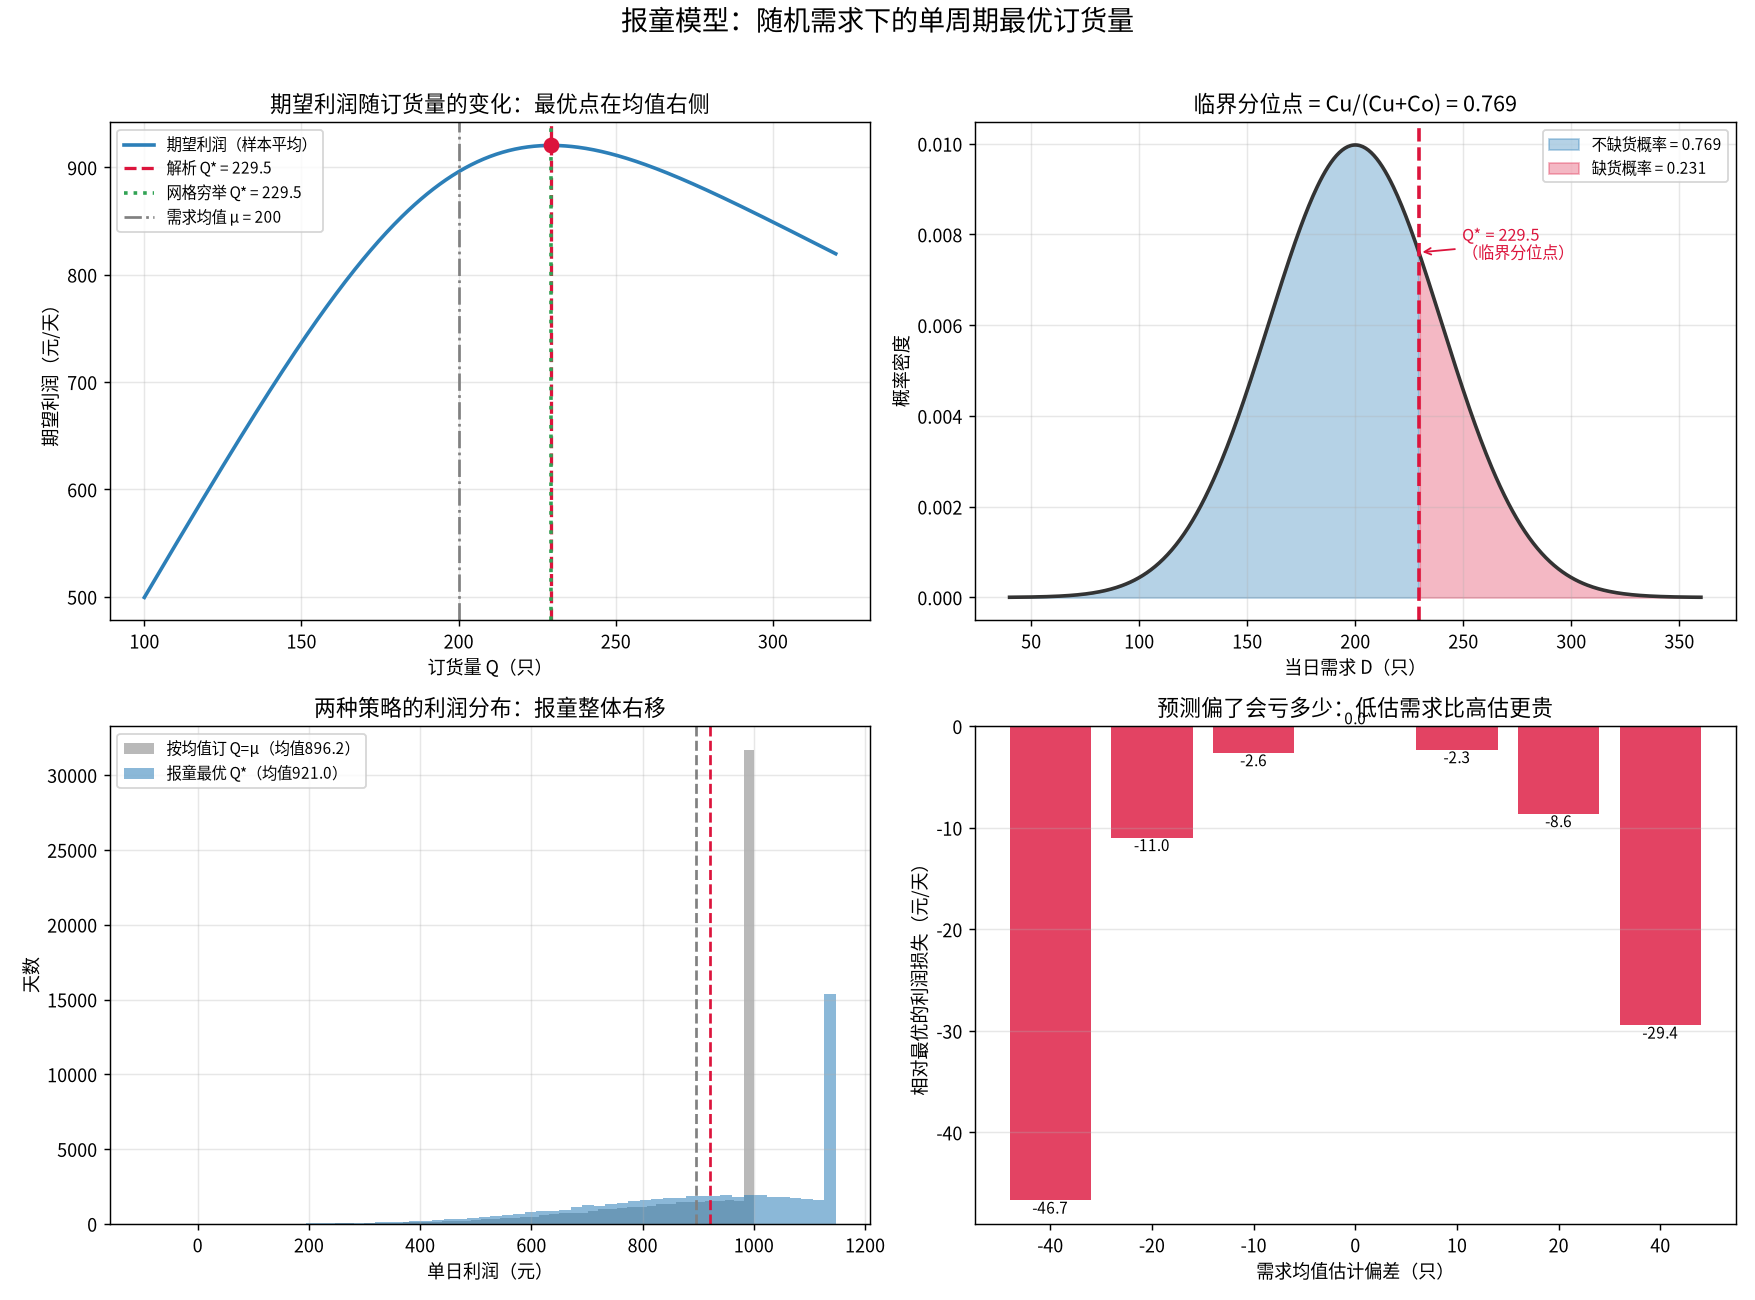

The script that saved this image:
# -*- coding: utf-8 -*-
"""
subject: mathematical-modeling
level: L6 优化模型 / 随机优化（报童模型 Newsvendor）
anchor: Day27 - 报童模型与报童临界分位点（接 Day26 LP 对偶影子价格、Day18 MDP 随机优化）
goal: 用一道"每天订多少份报纸/备多少货"的真实决策，讲清随机需求下的单周期最优订货量
      —— 关键不是预测需求均值，而是算出一个【临界分位点】，并用四种独立方法交叉验证：
      (1) 解析公式 F(Q*) = Cu/(Cu+Co)
      (2) 网格穷举期望利润最大值
      (3) 蒙特卡洛仿真验证（大样本收敛到解析值）
      (4) 边际分析（多订一份的期望收益 = 0 的临界点）
      再回答决策者真正关心的追问：需求预测错了会亏多少？服务水平该定多高？

运行：cd /home/ubuntu/Note && ./.venv/bin/python "Mathematical_Modeling/08 - Python/daily/2026-09-25/newsvendor_stochastic.py"
"""

import os
import numpy as np
import matplotlib
matplotlib.use("Agg")
import matplotlib.pyplot as plt
from scipy.stats import norm

# ----------------------------------------------------------------------------
# 中文字体注册（避免图里中文乱码）
# ----------------------------------------------------------------------------
from matplotlib import font_manager


def register_cjk_font():
    candidates = [
        "/usr/share/fonts/opentype/noto/NotoSansCJK-Regular.ttc",
        "/usr/share/fonts/opentype/noto/NotoSansCJKsc-Regular.otf",
        "/usr/share/fonts/truetype/wqy/wqy-zenhei.ttc",
        "/usr/share/fonts/truetype/wqy/wqy-microhei.ttc",
    ]
    for path in candidates:
        if os.path.exists(path):
            try:
                font_manager.fontManager.addfont(path)
                name = font_manager.FontProperties(fname=path).get_name()
                plt.rcParams["font.sans-serif"] = [name] + plt.rcParams.get(
                    "font.sans-serif", []
                )
                plt.rcParams["axes.unicode_minus"] = False
                return name
            except Exception:
                continue
    plt.rcParams["axes.unicode_minus"] = False
    return None


CJK = register_cjk_font()

rng = np.random.default_rng(20260925)

# ----------------------------------------------------------------------------
# 真实决策背景：一家社区面包店，每天清晨要决定烤多少只"当日限定可颂"
#   - 每只售价 p 元；未卖完的当晚只能当隔夜货折价清仓（残值 s 元/只）
#   - 每只成本 c 元；缺货（客人来了没货）损失的边际利润即缺货成本 Cu
#   - 当日需求 D 随机，历史经验服从正态 N(mu, sigma^2)
# 决策：每天烤多少只 Q，使【期望利润】最大
# ----------------------------------------------------------------------------
P_PRICE = 8.0      # 售价（元/只）
C_COST = 3.0       # 成本（元/只）
S_SALVAGE = 1.5    # 隔夜清仓残值（元/只）
MU = 200.0         # 需求均值（只/天）
SIGMA = 40.0       # 需求标准差（只/天）

CU = P_PRICE - C_COST              # 缺货成本（少赚的边际利润）= 5.0
CO = C_COST - S_SALVAGE            # 过剩成本（多烤一只的净损失）= 1.5
CRITICAL_RATIO = CU / (CU + CO)    # 临界分位点 = 0.7692...


# ----------------------------------------------------------------------------
# 方法 1：解析解 —— 正态需求下 Q* = mu + sigma * z_{CR}
# ----------------------------------------------------------------------------
def analytical_optimal():
    z = norm.ppf(CRITICAL_RATIO)
    q_star = MU + SIGMA * z
    # 解析期望利润（正态版：E[profit] = p*mu - c*Q - (p-s)*E[过剩] + 缺货... 用报童标准公式）
    # 用标准报童利润函数便于与数值法统一：profit(Q,D) = p*min(Q,D) + s*max(Q-D,0) - c*Q
    exp_profit = expected_profit_analytic(q_star)
    return q_star, z, exp_profit


def expected_profit_analytic(q):
    """正态需求下报童模型期望利润的闭式表达。"""
    z = (q - MU) / SIGMA
    phi = norm.pdf(z)
    Phi = norm.cdf(z)
    # 期望销量 = mu*Phi(z) ... 用标准报童公式：
    # E[sales] = mu - sigma*L(z)，其中 L(z)=phi(z) - z*(1-Phi(z)) 是标准正态损失函数
    loss = phi - z * (1.0 - Phi)
    exp_sales = MU - SIGMA * loss
    # 期望过剩 = q - 期望销量
    exp_excess = q - exp_sales
    return P_PRICE * exp_sales + S_SALVAGE * exp_excess - C_COST * q


# ----------------------------------------------------------------------------
# 方法 2：网格穷举 —— 直接对 Q 网格算期望利润取最大
# ----------------------------------------------------------------------------
def expected_profit_grid(q, D_samples):
    """给定大量需求样本，用样本平均逼近期望利润。"""
    sales = np.minimum(q, D_samples)
    excess = np.maximum(q - D_samples, 0.0)
    return np.mean(P_PRICE * sales + S_SALVAGE * excess - C_COST * q)


def grid_search(q_lo=100, q_hi=320, step=0.5, n_samples=400000):
    D_samples = rng.normal(MU, SIGMA, size=n_samples)
    qs = np.arange(q_lo, q_hi + step, step)
    # 向量化：对每个 q 批量算（内存友好，分块遍历 q）
    profits = np.array([expected_profit_grid(q, D_samples) for q in qs])
    idx = int(np.argmax(profits))
    return qs[idx], profits[idx], qs, profits, D_samples


# ----------------------------------------------------------------------------
# 方法 3：边际分析 —— "再多烤一只"的期望净收益 = 0 的临界点
#   多烤第 Q 只：以 P(D >= Q) 概率被正常卖出（多赚 Cu）
#                以 P(D <  Q) 概率沦为过剩（倒亏 Co）
#   期望边际收益 = Cu*P(D>=Q) - Co*P(D<Q) = 0  =>  P(D<Q) = Cu/(Cu+Co)
# ----------------------------------------------------------------------------
def marginal_analysis():
    # P(D < Q) = CR  =>  Q = mu + sigma*z_{CR}（与解析解一致，此处用数值二分验证）
    lo, hi = MU - 5 * SIGMA, MU + 5 * SIGMA
    for _ in range(200):
        mid = 0.5 * (lo + hi)
        if norm.cdf((mid - MU) / SIGMA) < CRITICAL_RATIO:
            lo = mid
        else:
            hi = mid
    q_star = 0.5 * (lo + hi)
    return q_star


# ----------------------------------------------------------------------------
# 方法 4：蒙特卡洛仿真 —— 用 Q* 实际"经营"多天，看平均利润是否逼近解析值
# ----------------------------------------------------------------------------
def simulate_policy(q, n_days=200000, seed=None):
    r = np.random.default_rng(seed if seed is not None else 12345)
    D = r.normal(MU, SIGMA, size=n_days)
    D = np.maximum(D, 0.0)
    sales = np.minimum(q, D)
    excess = np.maximum(q - D, 0.0)
    profit = P_PRICE * sales + S_SALVAGE * excess - C_COST * q
    return profit.mean(), profit.std(), (sales < q).mean()  # 平均利润/波动/缺货率


# ----------------------------------------------------------------------------
# 方法 5：需求预测错了会亏多少？—— 均值/标准差估计偏差的敏感性
# ----------------------------------------------------------------------------
def sensitivity_to_forecast_error():
    """假设我们把 mu/sigma 估偏了，但没发现，仍按错的参数订货，真实世界却不偏。
    计算"利润损失"——回答决策者："需求预测不准，代价有多大？" """
    true_mu, true_sigma = MU, SIGMA
    q_true = analytical_optimal()[0]
    rows = []
    # 均值估偏
    for bias in [-40, -20, -10, 0, 10, 20, 40]:
        mu_hat = true_mu + bias
        z = norm.ppf(CRITICAL_RATIO)
        q_hat = mu_hat + true_sigma * z
        # 真实期望利润（用真实分布算）
        loss = norm.pdf((q_hat - true_mu) / true_sigma) - (
            (q_hat - true_mu) / true_sigma
        ) * (1 - norm.cdf((q_hat - true_mu) / true_sigma))
        exp_sales = true_mu - true_sigma * loss
        exp_excess = q_hat - exp_sales
        profit = P_PRICE * exp_sales + S_SALVAGE * exp_excess - C_COST * q_hat
        rows.append((bias, q_hat, profit))
    return q_true, rows


def sensitivity_to_sigma():
    """需求波动 sigma 估偏的代价。"""
    true_mu, true_sigma = MU, SIGMA
    rows = []
    z = norm.ppf(CRITICAL_RATIO)
    for sig_hat in [20, 30, 40, 50, 60, 80]:
        q_hat = true_mu + sig_hat * z
        loss = norm.pdf((q_hat - true_mu) / true_sigma) - (
            (q_hat - true_mu) / true_sigma
        ) * (1 - norm.cdf((q_hat - true_mu) / true_sigma))
        exp_sales = true_mu - true_sigma * loss
        exp_excess = q_hat - exp_sales
        profit = P_PRICE * exp_sales + S_SALVAGE * exp_excess - C_COST * q_hat
        rows.append((sig_hat, q_hat, profit))
    return rows


# ----------------------------------------------------------------------------
# 主流程
# ----------------------------------------------------------------------------
def main():
    print("=" * 78)
    print("报童模型（Newsvendor）—— 每天该烤多少只可颂？")
    print("=" * 78)
    print(f"售价 p={P_PRICE}  成本 c={C_COST}  残值 s={S_SALVAGE}")
    print(f"缺货成本 Cu=p-c={CU}   过剩成本 Co=c-s={CO}")
    print(f"临界分位点 Cu/(Cu+Co) = {CRITICAL_RATIO:.4f}")
    print(f"需求 ~ N(mu={MU}, sigma={SIGMA})")
    print()

    # --- 方法1 解析 ---
    q_ana, z_ana, profit_ana = analytical_optimal()
    print("[方法1 解析解]  Q* = mu + sigma*z = "
          f"{MU} + {SIGMA}*{z_ana:.4f} = {q_ana:.3f} 只")
    print(f"              解析期望利润 = {profit_ana:.3f} 元/天")

    # --- 方法2 网格穷举 ---
    q_grid, profit_grid, qs, profits, D_samples = grid_search()
    print(f"[方法2 网格穷举] Q* = {q_grid:.2f} 只（步长 0.5），"
          f"样本期望利润 = {profit_grid:.3f} 元/天")

    # --- 方法3 边际分析 ---
    q_marg = marginal_analysis()
    print(f"[方法3 边际分析] 多订一只期望收益=0 的临界点 Q* = {q_marg:.3f} 只")

    # --- 方法4 蒙特卡洛 ---
    np.random.seed(7)
    sim_profit, sim_std, stockout_rate = simulate_policy(q_ana, n_days=300000, seed=99)
    print(f"[方法4 蒙特卡洛] 按 Q*={q_ana:.2f} 经营 30 万天："
          f"平均利润 {sim_profit:.3f} ± {sim_std:.2f} 元，缺货率 {stockout_rate:.2%}")

    # --- 朴素对照：按均值订货 ---
    prof_mean, _, sr_mean = simulate_policy(MU, n_days=300000, seed=99)
    print(f"[朴素对照] 若只按需求均值订 Q=mu={MU:.0f}：平均利润 {prof_mean:.3f} 元，"
          f"缺货率 {sr_mean:.2%}")
    print(f"           → 拍脑袋按均值订货，每天少赚 {sim_profit - prof_mean:.3f} 元 "
          f"（{(sim_profit - prof_mean) / prof_mean:.2%}）")

    # --- 敏感性 ---
    q_true, rows_mu = sensitivity_to_forecast_error()
    print()
    print("[敏感性A] 需求均值估偏的代价（仍按错参数订货，真实分布不变）：")
    for bias, q_hat, profit in rows_mu:
        tag = "  <- 正确" if bias == 0 else ""
        print(f"  mu 估偏 {bias:+3d}  → 订 {q_hat:6.2f} 只，真实期望利润 {profit:8.3f} 元{tag}")

    rows_sig = sensitivity_to_sigma()
    print("[敏感性B] 需求波动 sigma 估偏的代价：")
    for sig_hat, q_hat, profit in rows_sig:
        tag = "  <- 正确" if abs(sig_hat - SIGMA) < 1e-9 else ""
        print(f"  sigma 估为 {sig_hat:4.0f}  → 订 {q_hat:6.2f} 只，真实期望利润 {profit:8.3f} 元{tag}")

    # 服务水平
    service_level = norm.cdf((q_ana - MU) / SIGMA)
    print()
    print(f"[服务水平] Q* 对应不缺货概率 P(D<=Q*) = {service_level:.4f}"
          f"（= 临界分位点，这正是它名字的由来）")

    # --- 断言 ---
    assert abs(q_ana - q_grid) < 1.5, "解析解与网格穷举应一致"
    assert abs(q_ana - q_marg) < 0.5, "边际分析临界点应等于解析解"
    assert abs(sim_profit - profit_ana) < 3.0, "蒙特卡洛应逼近解析期望利润"
    assert sim_profit > prof_mean, "报童最优应优于按均值订货"
    assert abs(service_level - CRITICAL_RATIO) < 1e-9, "服务水平应等于临界分位点"
    assert q_ana > MU, "临界分位点>0.5 时应订得比均值多"
    print("\n>>> 全部断言通过 ✔")

    # ------------------------------------------------------------------
    # 画图
    # ------------------------------------------------------------------
    fig, axes = plt.subplots(2, 2, figsize=(13.5, 10))

    # 左上：期望利润随 Q 曲线 + 三种方法定位的 Q*
    ax = axes[0, 0]
    ax.plot(qs, profits, color="#2c7fb8", lw=2, label="期望利润（样本平均）")
    ax.axvline(q_ana, color="crimson", ls="--", lw=1.8,
               label=f"解析 Q* = {q_ana:.1f}")
    ax.axvline(q_grid, color="#31a354", ls=":", lw=2,
               label=f"网格穷举 Q* = {q_grid:.1f}")
    ax.axvline(MU, color="gray", ls="-.", lw=1.5,
               label=f"需求均值 μ = {MU:.0f}")
    ax.scatter([q_ana], [profit_ana], color="crimson", zorder=5, s=60)
    ax.set_xlabel("订货量 Q（只）")
    ax.set_ylabel("期望利润（元/天）")
    ax.set_title("期望利润随订货量的变化：最优点在均值右侧")
    ax.legend(fontsize=8.5)
    ax.grid(alpha=0.3)

    # 右上：需求分布 + 临界分位点（服务水平）
    ax = axes[0, 1]
    xs = np.linspace(MU - 4 * SIGMA, MU + 4 * SIGMA, 500)
    pdf = norm.pdf(xs, MU, SIGMA)
    ax.plot(xs, pdf, color="#333", lw=2)
    ax.fill_between(xs, pdf, where=(xs <= q_ana), color="#2c7fb8", alpha=0.35,
                    label=f"不缺货概率 = {service_level:.3f}")
    ax.fill_between(xs, pdf, where=(xs > q_ana), color="crimson", alpha=0.30,
                    label=f"缺货概率 = {1 - service_level:.3f}")
    ax.axvline(q_ana, color="crimson", ls="--", lw=2)
    ax.annotate(f"Q* = {q_ana:.1f}\n（临界分位点）",
                xy=(q_ana, norm.pdf(q_ana, MU, SIGMA)),
                xytext=(q_ana + 20, max(pdf) * 0.75),
                arrowprops=dict(arrowstyle="->", color="crimson"),
                fontsize=9, color="crimson")
    ax.set_xlabel("当日需求 D（只）")
    ax.set_ylabel("概率密度")
    ax.set_title(f"临界分位点 = Cu/(Cu+Co) = {CRITICAL_RATIO:.3f}")
    ax.legend(fontsize=8.5)
    ax.grid(alpha=0.3)

    # 左下：两种订货策略的利润分布（蒙特卡洛）
    ax = axes[1, 0]
    r = np.random.default_rng(2026)
    D = np.maximum(r.normal(MU, SIGMA, size=60000), 0.0)
    prof_star = P_PRICE * np.minimum(q_ana, D) + S_SALVAGE * np.maximum(q_ana - D, 0) - C_COST * q_ana
    prof_m = P_PRICE * np.minimum(MU, D) + S_SALVAGE * np.maximum(MU - D, 0) - C_COST * MU
    ax.hist(prof_m, bins=60, alpha=0.55, color="gray", label=f"按均值订 Q=μ（均值{prof_m.mean():.1f}）")
    ax.hist(prof_star, bins=60, alpha=0.55, color="#2c7fb8", label=f"报童最优 Q*（均值{prof_star.mean():.1f}）")
    ax.axvline(prof_m.mean(), color="gray", ls="--", lw=1.5)
    ax.axvline(prof_star.mean(), color="crimson", ls="--", lw=1.5)
    ax.set_xlabel("单日利润（元）")
    ax.set_ylabel("天数")
    ax.set_title("两种策略的利润分布：报童整体右移")
    ax.legend(fontsize=8.5)
    ax.grid(alpha=0.3)

    # 右下：敏感性——均值估偏的利润惩罚
    ax = axes[1, 1]
    biases = [r0[0] for r0 in rows_mu]
    penalties = [r0[2] - rows_mu[biases.index(0)][2] for r0 in rows_mu]
    colors = ["crimson" if b != 0 else "#31a354" for b in biases]
    ax.bar([str(b) for b in biases], penalties, color=colors, alpha=0.8)
    ax.axhline(0, color="black", lw=1)
    ax.set_xlabel("需求均值估计偏差（只）")
    ax.set_ylabel("相对最优的利润损失（元/天）")
    ax.set_title("预测偏了会亏多少：低估需求比高估更贵")
    for i, v in enumerate(penalties):
        ax.text(i, v, f"{v:.1f}", ha="center",
                va="bottom" if v >= 0 else "top", fontsize=8.5)
    ax.grid(alpha=0.3, axis="y")

    fig.suptitle("报童模型：随机需求下的单周期最优订货量", fontsize=15, y=0.995)
    fig.tight_layout(rect=[0, 0, 1, 0.98])

    out_png = os.path.join(os.path.dirname(os.path.abspath(__file__)),
                           "newsvendor_stochastic.png")
    fig.savefig(out_png, dpi=130)
    print(f"[图] 已保存到 {out_png}")
    if CJK:
        print(f"[字体] 使用中文字体: {CJK}")
    else:
        print("[字体] 警告：未找到中文字体，图中中文可能乱码")


if __name__ == "__main__":
    main()
